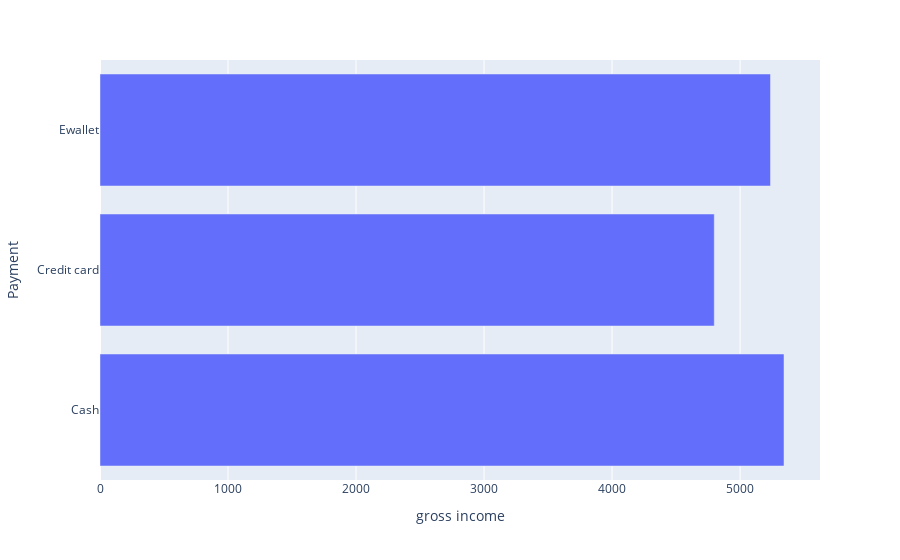

Notebook source saved alongside this figure:
### Code cell
pay_fig

### Figure 1 — Plotly figure (JSON) as saved in the notebook; plotly's stock layout.template omitted (floating-point values rounded to 4 significant figures)
{"data": [{"alignmentgroup": "True", "hovertemplate": "gross income=%{x}<br>Payment=%{y}<extra></extra>", "legendgroup": "", "marker": {"color": "#636efa", "pattern": {"shape": ""}}, "name": "", "offsetgroup": "", "orientation": "h", "showlegend": false, "textposition": "auto", "type": "bar", "x": [5343.0, 4798.0, 5238.0], "xaxis": "x", "y": ["Cash", "Credit card", "Ewallet"], "yaxis": "y"}], "layout": {"barmode": "relative", "legend": {"tracegroupgap": 0}, "margin": {"t": 60}, "xaxis": {"anchor": "y", "domain": [0, 1], "title": {"text": "gross income"}}, "yaxis": {"anchor": "x", "domain": [0, 1], "title": {"text": "Payment"}}}}
